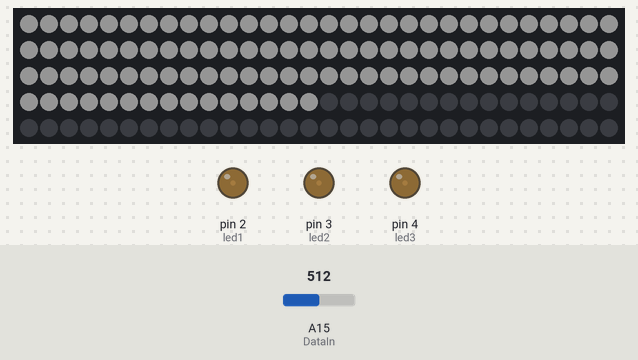
Bench run of a sketch on a simulated Arduino Mega 2560, built with avr-gcc and run on an emulated ATmega2560. Shown: 150 RGB LEDs in strip order, left to right, continuing on the next row, output pins drawn as LEDs (lit = HIGH). Inputs (shaded band) come from the test bench; at power-on: A15 (DataIn) = 512. Dim RGB values are drawn brighter than linear; colours are those a GRB WS2812 strip shows for the declared byte order; pins used as bus, display or sensor lines are not drawn.

Above: at 1.2 s.
1.3 s: A15 (DataIn) set to 133
At 1.6 s:
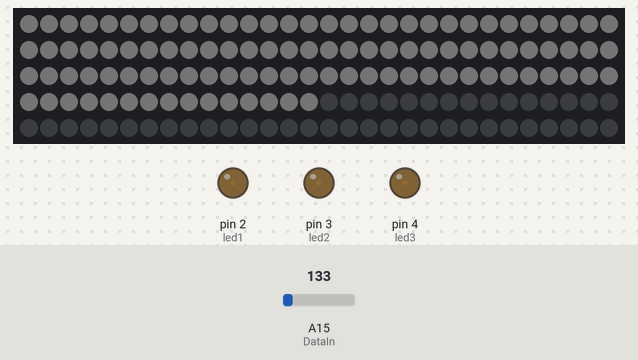
2.8 s: A15 (DataIn) set to 112
At 4.0 s:
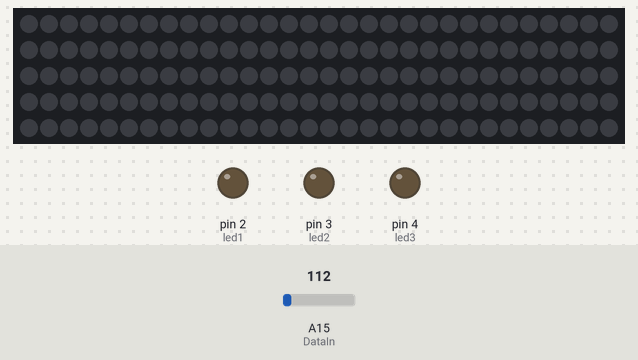
4.3 s: A15 (DataIn) set to 122
At 5.2 s:
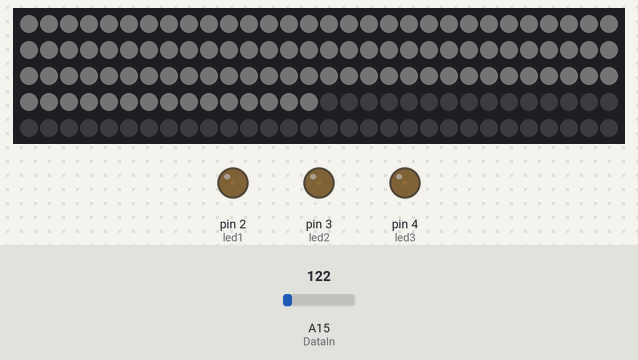
5.8 s: A15 (DataIn) set to 15
At 6.4 s:
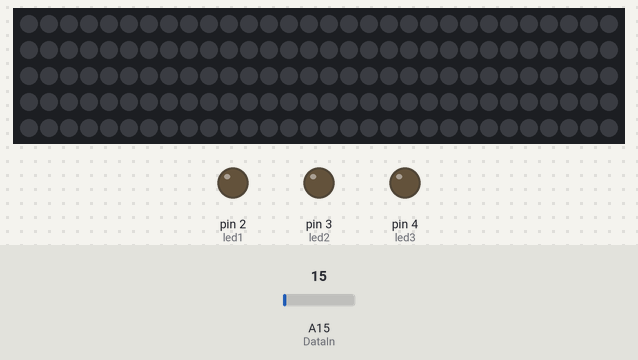
Timing chart, 0 to 8.3 s (numbered marks = the images above; inputs shaded):
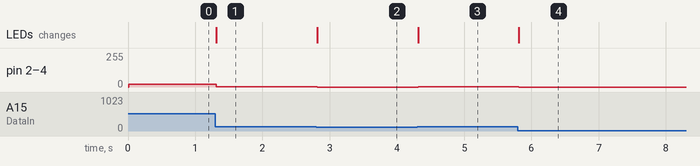

The sketch:

MSGEQ7_LightStrip.ino
```cpp
//This versiono of the code is designed to be used in conjunction with addressable light strips (I'm using a WS2182B one), but this can be easily configured for any particular strip.
//Author: Daniel Gorbunov

#include <FastLED.h>

#define NUM_LEDS 150

#define DATA_PIN 7

CRGB leds[NUM_LEDS];

const int StrobePin = 22;
const int ResetPin = 24;
const int DataIn = A15;

const int led1 = 2;
const int led2 = 3;
const int led3 = 4;

int spectrum[7];
int processed[7];
int smoothed[7];
int index;

// ADJUSTMENT //
const int noisethresh = 25; //process data to cut off anything below this, i.e. noise
const int samples = 5; //number of samples to take before
const bool median = false; //if set to false mean will be used

int total[samples][7]; //2D array for smoothing data

void setup() {
  Serial.begin(9600);
  FastLED.addLeds<WS2812B, DATA_PIN, RGB>(leds, NUM_LEDS);

  pinMode(StrobePin, OUTPUT);
  pinMode(ResetPin, OUTPUT);
  digitalWrite(StrobePin, HIGH);
  digitalWrite(ResetPin, LOW);

  pinMode(led1, OUTPUT);
  pinMode(led2, OUTPUT);
  pinMode(led3, OUTPUT);

}

void loop() {
  for (index=0; index < samples; index++) readData();


//Comment out for debugging purposes
//  for (int i=0; i<7; i++)
//    {
//    Serial.print(spectrum[i]);
//    Serial.print(" ");
//    }
//  Serial.println();

  runStrip();

  analogWrite(led1, smoothed[0]);
  analogWrite(led2, smoothed[1]);
  analogWrite(led3, smoothed[2]);

}


void readData() {

    digitalWrite(ResetPin, HIGH);
    digitalWrite(ResetPin, LOW);
    delayMicroseconds(75);

  for (int i = 0 ; i <7; i++) {
    digitalWrite(StrobePin, LOW);
    delayMicroseconds(40);

    spectrum[i] = analogRead(DataIn) / 4;

    digitalWrite(StrobePin, HIGH);
    delayMicroseconds(40);


    processData(spectrum[i], i, false);

  }
  processData(0, 0, true); //calculate!

}

void runStrip() {
for (int n = 0; n < 7; n++) {
  for(int i = 0; i < 21; i++) {

    leds[21*n + i].setRGB(smoothed[n], smoothed[n], smoothed[n]); //0 - kick 2 - clap 6 - hihat
    }

}

FastLED.show();
}
int processData(int input, int bin, bool calc) {
  memset(smoothed, 0, sizeof(smoothed)); //reset smoothed arra

if (calc) {
    if (median) {

    }
    else {
      for (bin =  0; bin < samples; bin++) {
      for (index = 0; index < samples; index++) {
        smoothed[bin] = smoothed[bin] + total[index][bin];
      }
        smoothed[bin] = smoothed[bin] / samples;
    }
  }

} else {
   processed[input] = input - noisethresh; //noisefloor
   processed[input] = max(processed[input], 0);  //limit to positive numbers

   total[index][bin] = processed[input];
   return processed[input];
    }
}
```

Measured:
- the behaviour switches between 120 and 119 on A15 (DataIn) (found by bisection; images 1 and 2)
- after the input at 1.3 s, pin 2 (led1), pin 3 (led2), pin 4 (led3): 20/255 → 1/255 at once; the LEDs: change at once (image 1)
- after the input at 2.8 s, pin 2 (led1), pin 3 (led2), pin 4 (led3): 1/255 → 0/255 at once; the LEDs: change at once (image 2)
- after the input at 4.3 s, pin 2 (led1), pin 3 (led2), pin 4 (led3): 0/255 → 1/255 at once; the LEDs: change at once (image 3)
- after the input at 5.8 s, pin 2 (led1), pin 3 (led2), pin 4 (led3): 1/255 → 0/255 at once; the LEDs: change at once (image 4)
